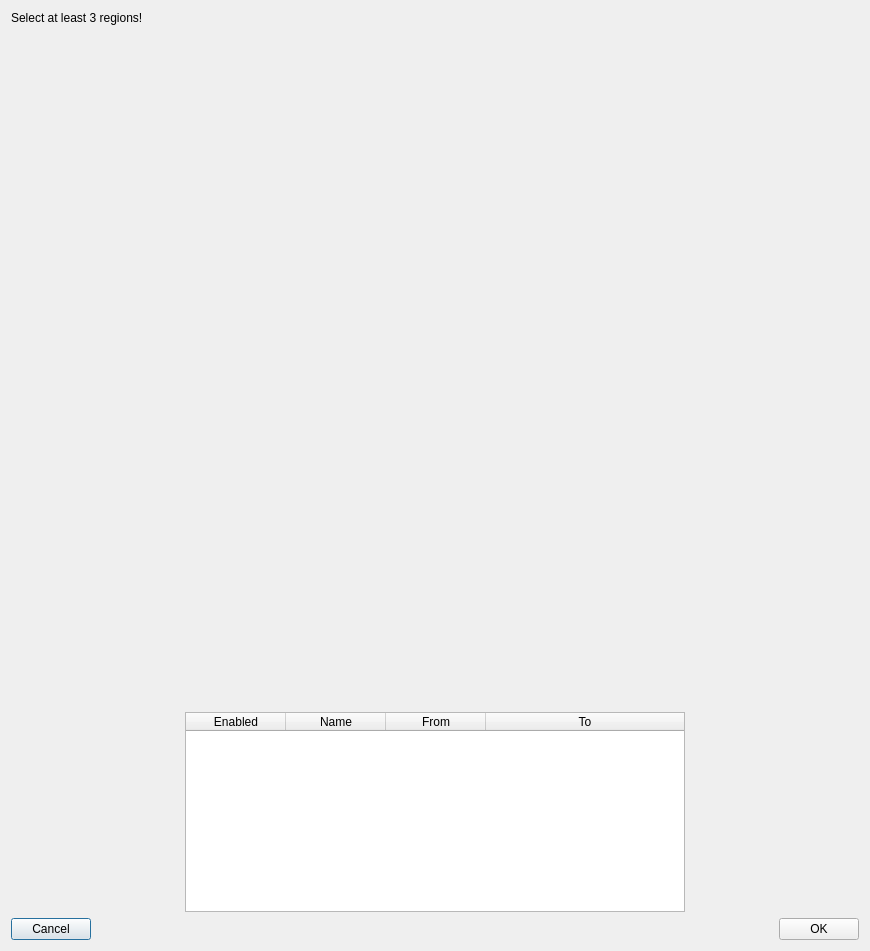
<?xml version="1.0" encoding="UTF-8"?>
<ui version="4.0">
 <class>Dialog</class>
 <widget class="QDialog" name="Dialog">
  <property name="windowModality">
   <enum>Qt::ApplicationModal</enum>
  </property>
  <property name="geometry">
   <rect>
    <x>0</x>
    <y>0</y>
    <width>870</width>
    <height>951</height>
   </rect>
  </property>
  <property name="windowTitle">
   <string>Dialog</string>
  </property>
  <layout class="QVBoxLayout" name="verticalLayout">
   <item>
    <widget class="QLabel" name="label">
     <property name="text">
      <string>Select at least 3 regions!</string>
     </property>
    </widget>
   </item>
   <item>
    <widget class="QWidget" name="widget" native="true">
     <property name="sizePolicy">
      <sizepolicy hsizetype="Preferred" vsizetype="Expanding">
       <horstretch>0</horstretch>
       <verstretch>0</verstretch>
      </sizepolicy>
     </property>
    </widget>
   </item>
   <item>
    <layout class="QHBoxLayout" name="horizontalLayout_2">
     <property name="sizeConstraint">
      <enum>QLayout::SetMinimumSize</enum>
     </property>
     <item>
      <spacer name="horizontalSpacer_3">
       <property name="orientation">
        <enum>Qt::Horizontal</enum>
       </property>
       <property name="sizeHint" stdset="0">
        <size>
         <width>40</width>
         <height>20</height>
        </size>
       </property>
      </spacer>
     </item>
     <item>
      <widget class="QTableWidget" name="tableWidget">
       <property name="sizePolicy">
        <sizepolicy hsizetype="Minimum" vsizetype="Expanding">
         <horstretch>0</horstretch>
         <verstretch>0</verstretch>
        </sizepolicy>
       </property>
       <property name="minimumSize">
        <size>
         <width>500</width>
         <height>200</height>
        </size>
       </property>
       <property name="maximumSize">
        <size>
         <width>16777215</width>
         <height>200</height>
        </size>
       </property>
       <property name="alternatingRowColors">
        <bool>true</bool>
       </property>
       <property name="selectionMode">
        <enum>QAbstractItemView::SingleSelection</enum>
       </property>
       <property name="selectionBehavior">
        <enum>QAbstractItemView::SelectRows</enum>
       </property>
       <attribute name="horizontalHeaderStretchLastSection">
        <bool>true</bool>
       </attribute>
       <attribute name="verticalHeaderStretchLastSection">
        <bool>false</bool>
       </attribute>
       <column>
        <property name="text">
         <string>Enabled</string>
        </property>
       </column>
       <column>
        <property name="text">
         <string>Name</string>
        </property>
       </column>
       <column>
        <property name="text">
         <string>From</string>
        </property>
       </column>
       <column>
        <property name="text">
         <string>To</string>
        </property>
       </column>
      </widget>
     </item>
     <item>
      <spacer name="horizontalSpacer_4">
       <property name="orientation">
        <enum>Qt::Horizontal</enum>
       </property>
       <property name="sizeHint" stdset="0">
        <size>
         <width>40</width>
         <height>20</height>
        </size>
       </property>
      </spacer>
     </item>
    </layout>
   </item>
   <item>
    <layout class="QHBoxLayout" name="horizontalLayout">
     <item>
      <widget class="QPushButton" name="cancel_pushButton">
       <property name="text">
        <string>Cancel</string>
       </property>
      </widget>
     </item>
     <item>
      <spacer name="horizontalSpacer">
       <property name="orientation">
        <enum>Qt::Horizontal</enum>
       </property>
       <property name="sizeHint" stdset="0">
        <size>
         <width>843</width>
         <height>20</height>
        </size>
       </property>
      </spacer>
     </item>
     <item>
      <widget class="QPushButton" name="pushButton">
       <property name="text">
        <string>OK</string>
       </property>
      </widget>
     </item>
    </layout>
   </item>
  </layout>
 </widget>
 <resources/>
 <connections>
  <connection>
   <sender>pushButton</sender>
   <signal>clicked()</signal>
   <receiver>Dialog</receiver>
   <slot>reject()</slot>
   <hints>
    <hint type="sourcelabel">
     <x>857</x>
     <y>935</y>
    </hint>
    <hint type="destinationlabel">
     <x>372</x>
     <y>796</y>
    </hint>
   </hints>
  </connection>
  <connection>
   <sender>tableWidget</sender>
   <signal>cellChanged(int,int)</signal>
   <receiver>Dialog</receiver>
   <slot>table_changed()</slot>
   <hints>
    <hint type="sourcelabel">
     <x>551</x>
     <y>764</y>
    </hint>
    <hint type="destinationlabel">
     <x>150</x>
     <y>493</y>
    </hint>
   </hints>
  </connection>
  <connection>
   <sender>cancel_pushButton</sender>
   <signal>clicked()</signal>
   <receiver>Dialog</receiver>
   <slot>cancel()</slot>
   <hints>
    <hint type="sourcelabel">
     <x>62</x>
     <y>917</y>
    </hint>
    <hint type="destinationlabel">
     <x>219</x>
     <y>899</y>
    </hint>
   </hints>
  </connection>
 </connections>
 <slots>
  <slot>add_a_region_clicked()</slot>
  <slot>remove_selected_region_clicked()</slot>
  <slot>table_changed()</slot>
  <slot>cancel()</slot>
 </slots>
</ui>
